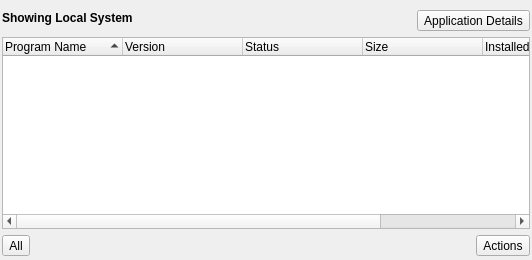
      <widget class="QWidget" name="tab_installed">
       <attribute name="icon">
        <iconset resource="SoftwareManager.qrc">
         <normaloff>:/icons/application.png</normaloff>:/icons/application.png</iconset>
       </attribute>
       <attribute name="title">
        <string>Installed</string>
       </attribute>
       <layout class="QVBoxLayout" name="verticalLayout_2">
        <property name="spacing">
         <number>-1</number>
        </property>
        <property name="leftMargin">
         <number>2</number>
        </property>
        <property name="topMargin">
         <number>4</number>
        </property>
        <property name="rightMargin">
         <number>2</number>
        </property>
        <property name="bottomMargin">
         <number>4</number>
        </property>
        <item>
         <layout class="QGridLayout" name="gridLayout_2">
          <item row="0" column="1" rowspan="2">
           <spacer name="horizontalSpacer_2">
            <property name="orientation">
             <enum>Qt::Horizontal</enum>
            </property>
            <property name="sizeHint" stdset="0">
             <size>
              <width>278</width>
              <height>20</height>
             </size>
            </property>
           </spacer>
          </item>
          <item row="0" column="0" rowspan="2">
           <widget class="QLabel" name="label_install_jail">
            <property name="font">
             <font>
              <weight>75</weight>
              <bold>true</bold>
             </font>
            </property>
            <property name="text">
             <string notr="true">Showing Local System</string>
            </property>
           </widget>
          </item>
          <item row="1" column="2">
           <widget class="QToolButton" name="tool_install_details">
            <property name="text">
             <string>Application Details</string>
            </property>
            <property name="icon">
             <iconset resource="SoftwareManager.qrc">
              <normaloff>:/icons/go-next.png</normaloff>:/icons/go-next.png</iconset>
            </property>
            <property name="toolButtonStyle">
             <enum>Qt::ToolButtonTextBesideIcon</enum>
            </property>
           </widget>
          </item>
         </layout>
        </item>
        <item>
         <widget class="QTreeWidget" name="tree_install_apps">
          <property name="iconSize">
           <size>
            <width>16</width>
            <height>16</height>
           </size>
          </property>
          <property name="indentation">
           <number>0</number>
          </property>
          <property name="sortingEnabled">
           <bool>true</bool>
          </property>
          <attribute name="headerCascadingSectionResizes">
           <bool>true</bool>
          </attribute>
          <attribute name="headerDefaultSectionSize">
           <number>120</number>
          </attribute>
          <column>
           <property name="text">
            <string>Program Name</string>
           </property>
          </column>
          <column>
           <property name="text">
            <string>Version</string>
           </property>
          </column>
          <column>
           <property name="text">
            <string>Status</string>
           </property>
          </column>
          <column>
           <property name="text">
            <string>Size</string>
           </property>
          </column>
          <column>
           <property name="text">
            <string>Installed</string>
           </property>
          </column>
          <column>
           <property name="text">
            <string>Architecture</string>
           </property>
          </column>
         </widget>
        </item>
        <item>
         <layout class="QHBoxLayout" name="horizontalLayout">
          <item>
           <widget class="QToolButton" name="tool_install_toggleall">
            <property name="statusTip">
             <string>Check/Uncheck all applications</string>
            </property>
            <property name="text">
             <string>All</string>
            </property>
            <property name="icon">
             <iconset resource="SoftwareManager.qrc">
              <normaloff>:/icons/dialog-ok.png</normaloff>:/icons/dialog-ok.png</iconset>
            </property>
            <property name="toolButtonStyle">
             <enum>Qt::ToolButtonTextBesideIcon</enum>
            </property>
           </widget>
          </item>
          <item>
           <spacer name="horizontalSpacer">
            <property name="orientation">
             <enum>Qt::Horizontal</enum>
            </property>
            <property name="sizeHint" stdset="0">
             <size>
              <width>40</width>
              <height>20</height>
             </size>
            </property>
           </spacer>
          </item>
          <item>
           <widget class="QToolButton" name="tool_install_performaction">
            <property name="statusTip">
             <string>Perform actions on checked applications</string>
            </property>
            <property name="text">
             <string>Actions</string>
            </property>
            <property name="icon">
             <iconset resource="SoftwareManager.qrc">
              <normaloff>:/icons/preferences-system.png</normaloff>:/icons/preferences-system.png</iconset>
            </property>
            <property name="toolButtonStyle">
             <enum>Qt::ToolButtonTextBesideIcon</enum>
            </property>
            <property name="arrowType">
             <enum>Qt::NoArrow</enum>
            </property>
           </widget>
          </item>
         </layout>
        </item>
       </layout>
      </widget>
